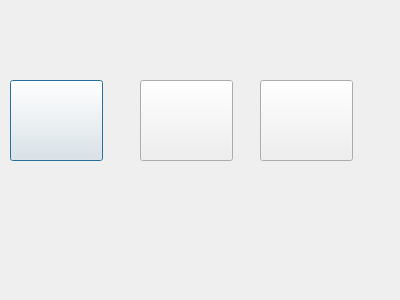
<?xml version="1.0" encoding="UTF-8"?>
<ui version="4.0">
 <class>jianta</class>
 <widget class="QDialog" name="jianta">
  <property name="geometry">
   <rect>
    <x>0</x>
    <y>0</y>
    <width>400</width>
    <height>300</height>
   </rect>
  </property>
  <property name="windowTitle">
   <string>Dialog</string>
  </property>
  <widget class="QPushButton" name="pushButton">
   <property name="geometry">
    <rect>
     <x>10</x>
     <y>80</y>
     <width>93</width>
     <height>81</height>
    </rect>
   </property>
   <property name="text">
    <string/>
   </property>
  </widget>
  <widget class="QPushButton" name="pushButton_2">
   <property name="geometry">
    <rect>
     <x>140</x>
     <y>80</y>
     <width>93</width>
     <height>81</height>
    </rect>
   </property>
   <property name="text">
    <string/>
   </property>
  </widget>
  <widget class="QPushButton" name="pushButton_3">
   <property name="geometry">
    <rect>
     <x>260</x>
     <y>80</y>
     <width>93</width>
     <height>81</height>
    </rect>
   </property>
   <property name="text">
    <string/>
   </property>
  </widget>
 </widget>
 <resources/>
 <connections/>
</ui>
